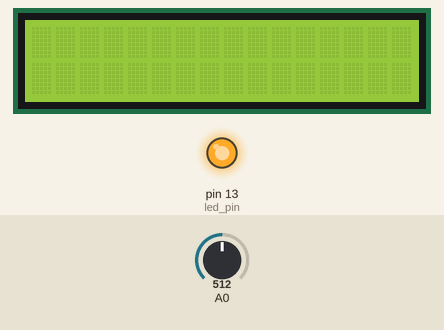
Recording of a sketch running on a simulated Arduino Uno, built with avr-gcc and run on an emulated ATmega328P. Parts: 16×2 character LCD, output pins drawn as LEDs (lit = HIGH). Inputs (shaded band) come from the test bench; at power-on: A0 = 512. What the sketch prints to the serial monitor is not drawn.

Above: at 0.21 s.
Timing chart, 0 to 1.7 s (numbered marks = the images above):
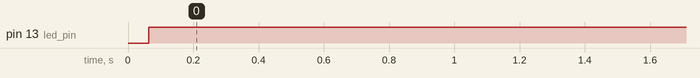

The sketch:

for_FSR402.ino
```cpp
//for Force Sensor FSR402
#include<LiquidCrystal.h>
LiquidCrystal lcd(7,8,9,10,11,12);//set lcd display
const int led_pin=13;

void setup() {
  // put your setup code here, to run once:
Serial.begin(9600);
pinMode(led_pin,OUTPUT);
lcd.begin(16,2);//两行六列
}

void loop() {
  // put your main code here, to run repeatedly:
int sensorValue=analogRead(A0);//read A0
Serial.println(sensorValue);//print out the value
delay(1);//delay between reads for stability
if (sensorValue>500)
{
  digitalWrite(led_pin,HIGH);
}
else{
  digitalWrite(led_pin,LOW);
}
lcd.setCursor(0,1);//在第二行
lcd.print(sensorValue);//print out sensor value
lcd.clear();//clear display
}
```

Measured:
- by itself, pin 13 (led_pin): LOW → HIGH at 0.06 s
